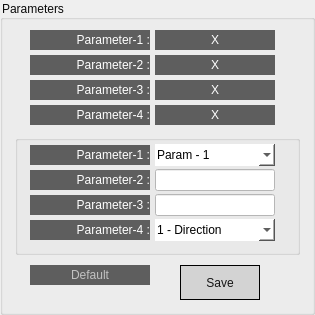
       <widget class="QGroupBox" name="groupBox_53">
        <property name="geometry">
         <rect>
          <x>350</x>
          <y>20</y>
          <width>315</width>
          <height>315</height>
         </rect>
        </property>
        <property name="styleSheet">
         <string notr="true">font: 16px 'Roboto';
color: rgb(10, 10, 10);</string>
        </property>
        <property name="title">
         <string>Parameters</string>
        </property>
        <widget class="QLabel" name="label_327">
         <property name="geometry">
          <rect>
           <x>30</x>
           <y>30</y>
           <width>120</width>
           <height>20</height>
          </rect>
         </property>
         <property name="styleSheet">
          <string notr="true">background-color: rgb(94, 94, 94);
color: rgb(255, 255, 255);
border: 0px;
text-align: right;
font: 14px 'Roboto';</string>
         </property>
         <property name="text">
          <string>Parameter-1 :</string>
         </property>
         <property name="alignment">
          <set>Qt::AlignRight|Qt::AlignTrailing|Qt::AlignVCenter</set>
         </property>
        </widget>
        <widget class="QLabel" name="label_329">
         <property name="geometry">
          <rect>
           <x>30</x>
           <y>55</y>
           <width>120</width>
           <height>20</height>
          </rect>
         </property>
         <property name="styleSheet">
          <string notr="true">background-color: rgb(94, 94, 94);
color: rgb(255, 255, 255);
border: 0px;
text-align: right;
font: 14px 'Roboto';</string>
         </property>
         <property name="text">
          <string>Parameter-2 :</string>
         </property>
         <property name="alignment">
          <set>Qt::AlignRight|Qt::AlignTrailing|Qt::AlignVCenter</set>
         </property>
        </widget>
        <widget class="QLabel" name="label_328">
         <property name="geometry">
          <rect>
           <x>155</x>
           <y>30</y>
           <width>120</width>
           <height>20</height>
          </rect>
         </property>
         <property name="styleSheet">
          <string notr="true">background-color: rgb(94, 94, 94);
color: rgb(255, 255, 255);
border: 0px;
text-align: right;
font: 14px 'Roboto';</string>
         </property>
         <property name="text">
          <string>X</string>
         </property>
         <property name="alignment">
          <set>Qt::AlignCenter</set>
         </property>
        </widget>
        <widget class="QLabel" name="label_330">
         <property name="geometry">
          <rect>
           <x>155</x>
           <y>55</y>
           <width>120</width>
           <height>20</height>
          </rect>
         </property>
         <property name="styleSheet">
          <string notr="true">background-color: rgb(94, 94, 94);
color: rgb(255, 255, 255);
border: 0px;
text-align: right;
font: 14px 'Roboto';</string>
         </property>
         <property name="text">
          <string>X</string>
         </property>
         <property name="alignment">
          <set>Qt::AlignCenter</set>
         </property>
        </widget>
        <widget class="QLabel" name="label_331">
         <property name="geometry">
          <rect>
           <x>30</x>
           <y>80</y>
           <width>120</width>
           <height>20</height>
          </rect>
         </property>
         <property name="styleSheet">
          <string notr="true">background-color: rgb(94, 94, 94);
color: rgb(255, 255, 255);
border: 0px;
text-align: right;
font: 14px 'Roboto';</string>
         </property>
         <property name="text">
          <string>Parameter-3 :</string>
         </property>
         <property name="alignment">
          <set>Qt::AlignRight|Qt::AlignTrailing|Qt::AlignVCenter</set>
         </property>
        </widget>
        <widget class="QLabel" name="label_332">
         <property name="geometry">
          <rect>
           <x>155</x>
           <y>80</y>
           <width>120</width>
           <height>20</height>
          </rect>
         </property>
         <property name="styleSheet">
          <string notr="true">background-color: rgb(94, 94, 94);
color: rgb(255, 255, 255);
border: 0px;
text-align: right;
font: 14px 'Roboto';</string>
         </property>
         <property name="text">
          <string>X</string>
         </property>
         <property name="alignment">
          <set>Qt::AlignCenter</set>
         </property>
        </widget>
        <widget class="QGroupBox" name="groupBox_58">
         <property name="geometry">
          <rect>
           <x>15</x>
           <y>135</y>
           <width>285</width>
           <height>120</height>
          </rect>
         </property>
         <property name="title">
          <string/>
         </property>
         <widget class="QLabel" name="label_336">
          <property name="geometry">
           <rect>
            <x>15</x>
            <y>10</y>
            <width>120</width>
            <height>20</height>
           </rect>
          </property>
          <property name="styleSheet">
           <string notr="true">background-color: rgb(94, 94, 94);
color: rgb(255, 255, 255);
border: 0px;
text-align: right;
font: 14px 'Roboto';</string>
          </property>
          <property name="text">
           <string>Parameter-1 :</string>
          </property>
          <property name="alignment">
           <set>Qt::AlignRight|Qt::AlignTrailing|Qt::AlignVCenter</set>
          </property>
         </widget>
         <widget class="QLabel" name="label_338">
          <property name="geometry">
           <rect>
            <x>15</x>
            <y>60</y>
            <width>120</width>
            <height>20</height>
           </rect>
          </property>
          <property name="styleSheet">
           <string notr="true">background-color: rgb(94, 94, 94);
color: rgb(255, 255, 255);
border: 0px;
text-align: right;
font: 14px 'Roboto';</string>
          </property>
          <property name="text">
           <string>Parameter-3 :</string>
          </property>
          <property name="alignment">
           <set>Qt::AlignRight|Qt::AlignTrailing|Qt::AlignVCenter</set>
          </property>
         </widget>
         <widget class="QLabel" name="label_337">
          <property name="geometry">
           <rect>
            <x>15</x>
            <y>35</y>
            <width>120</width>
            <height>20</height>
           </rect>
          </property>
          <property name="styleSheet">
           <string notr="true">background-color: rgb(94, 94, 94);
color: rgb(255, 255, 255);
border: 0px;
text-align: right;
font: 14px 'Roboto';</string>
          </property>
          <property name="text">
           <string>Parameter-2 :</string>
          </property>
          <property name="alignment">
           <set>Qt::AlignRight|Qt::AlignTrailing|Qt::AlignVCenter</set>
          </property>
         </widget>
         <widget class="QLineEdit" name="lineEdit_35">
          <property name="geometry">
           <rect>
            <x>140</x>
            <y>34</y>
            <width>120</width>
            <height>22</height>
           </rect>
          </property>
          <property name="styleSheet">
           <string notr="true">background-color: rgb(255, 255, 255);
color: rgb(0, 0, 0);
font: 14px 'Roboto';</string>
          </property>
          <property name="alignment">
           <set>Qt::AlignCenter</set>
          </property>
         </widget>
         <widget class="QLineEdit" name="lineEdit_36">
          <property name="geometry">
           <rect>
            <x>140</x>
            <y>59</y>
            <width>120</width>
            <height>22</height>
           </rect>
          </property>
          <property name="styleSheet">
           <string notr="true">background-color: rgb(255, 255, 255);
color: rgb(0, 0, 0);
font: 14px 'Roboto';</string>
          </property>
          <property name="alignment">
           <set>Qt::AlignCenter</set>
          </property>
         </widget>
         <widget class="QLabel" name="label_339">
          <property name="geometry">
           <rect>
            <x>15</x>
            <y>85</y>
            <width>120</width>
            <height>20</height>
           </rect>
          </property>
          <property name="styleSheet">
           <string notr="true">background-color: rgb(94, 94, 94);
color: rgb(255, 255, 255);
border: 0px;
text-align: right;
font: 14px 'Roboto';</string>
          </property>
          <property name="text">
           <string>Parameter-4 :</string>
          </property>
          <property name="alignment">
           <set>Qt::AlignRight|Qt::AlignTrailing|Qt::AlignVCenter</set>
          </property>
         </widget>
         <widget class="QComboBox" name="comboBox_10">
          <property name="geometry">
           <rect>
            <x>140</x>
            <y>9</y>
            <width>120</width>
            <height>22</height>
           </rect>
          </property>
          <property name="layoutDirection">
           <enum>Qt::LeftToRight</enum>
          </property>
          <property name="styleSheet">
           <string notr="true">QComboBox {
	font: 14px 'Roboto';
	background-color: rgb(255, 255, 255);
	color: rgb(0, 0, 0);
	border: 0px;
	padding-left: 2px;
	padding-right: 2px;
}

QComboBox QAbstractItemView
{
	font: 14px 'Roboto';
	background-color: rgb(255, 255, 255);
	color: rgb(0, 0, 0);
	border: 0px;
	selection-background-color: rgb(255, 255, 255);
	selection-color: rgb(0, 0, 0);
}
</string>
          </property>
          <item>
           <property name="text">
            <string>Param - 1</string>
           </property>
          </item>
          <item>
           <property name="text">
            <string>Param - 2</string>
           </property>
          </item>
          <item>
           <property name="text">
            <string>Param - 3</string>
           </property>
          </item>
         </widget>
         <widget class="QComboBox" name="comboBox_11">
          <property name="geometry">
           <rect>
            <x>140</x>
            <y>84</y>
            <width>120</width>
            <height>22</height>
           </rect>
          </property>
          <property name="layoutDirection">
           <enum>Qt::LeftToRight</enum>
          </property>
          <property name="styleSheet">
           <string notr="true">QComboBox {
	font: 14px 'Roboto';
	background-color: rgb(255, 255, 255);
	color: rgb(0, 0, 0);
	border: 0px;
	padding-left: 2px;
	padding-right: 2px;
}

QComboBox QAbstractItemView
{
	font: 14px 'Roboto';
	background-color: rgb(255, 255, 255);
	color: rgb(0, 0, 0);
	border: 0px;
	selection-background-color: rgb(255, 255, 255);
	selection-color: rgb(0, 0, 0);
}
</string>
          </property>
          <item>
           <property name="text">
            <string>1 - Direction</string>
           </property>
          </item>
          <item>
           <property name="text">
            <string>2 - Direction</string>
           </property>
          </item>
         </widget>
        </widget>
        <widget class="QLabel" name="label_335">
         <property name="geometry">
          <rect>
           <x>30</x>
           <y>265</y>
           <width>120</width>
           <height>20</height>
          </rect>
         </property>
         <property name="styleSheet">
          <string notr="true">background-color: rgb(94, 94, 94);
color: rgb(194, 194, 194);
border: 0px;
text-align: right;
font: 14px 'Roboto';</string>
         </property>
         <property name="text">
          <string>Default</string>
         </property>
         <property name="alignment">
          <set>Qt::AlignCenter</set>
         </property>
        </widget>
        <widget class="QPushButton" name="pushButton_72">
         <property name="geometry">
          <rect>
           <x>180</x>
           <y>265</y>
           <width>80</width>
           <height>35</height>
          </rect>
         </property>
         <property name="styleSheet">
          <string notr="true">QPushButton {
    border: 1px solid black;
	background-color: rgb(211, 211, 211);
	color: rgb(21, 21, 21);
	font: 12px 'Roboto';
}

QPushButton::hover {
	background-color: rgb(21, 21, 21);
	color: rgb(211, 211, 211);
}</string>
         </property>
         <property name="text">
          <string>Save</string>
         </property>
        </widget>
        <widget class="QLabel" name="label_333">
         <property name="geometry">
          <rect>
           <x>30</x>
           <y>105</y>
           <width>120</width>
           <height>20</height>
          </rect>
         </property>
         <property name="styleSheet">
          <string notr="true">background-color: rgb(94, 94, 94);
color: rgb(255, 255, 255);
border: 0px;
text-align: right;
font: 14px 'Roboto';</string>
         </property>
         <property name="text">
          <string>Parameter-4 :</string>
         </property>
         <property name="alignment">
          <set>Qt::AlignRight|Qt::AlignTrailing|Qt::AlignVCenter</set>
         </property>
        </widget>
        <widget class="QLabel" name="label_334">
         <property name="geometry">
          <rect>
           <x>155</x>
           <y>105</y>
           <width>120</width>
           <height>20</height>
          </rect>
         </property>
         <property name="styleSheet">
          <string notr="true">background-color: rgb(94, 94, 94);
color: rgb(255, 255, 255);
border: 0px;
text-align: right;
font: 14px 'Roboto';</string>
         </property>
         <property name="text">
          <string>X</string>
         </property>
         <property name="alignment">
          <set>Qt::AlignCenter</set>
         </property>
        </widget>
       </widget>
